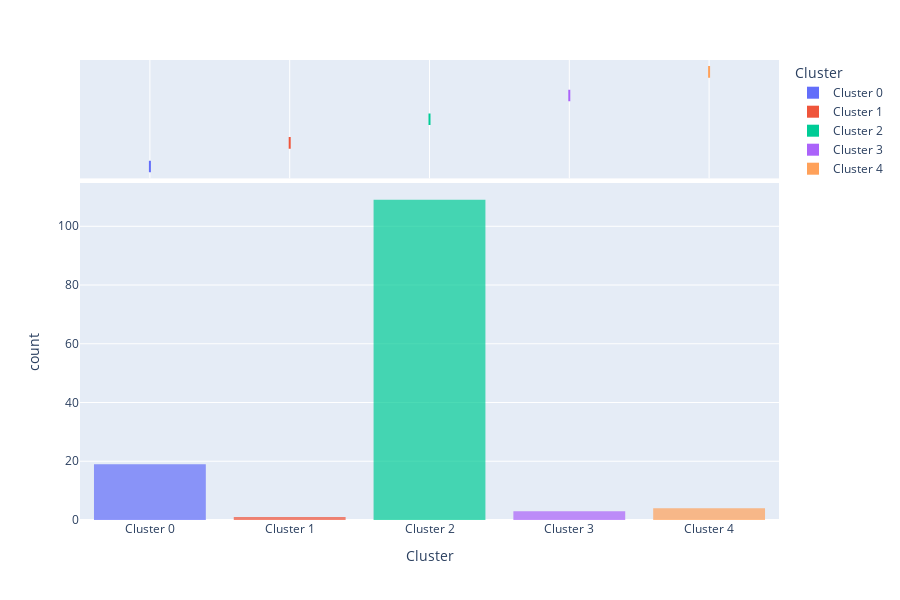

The notebook cell this image was saved under:
### Code cell
plot_model(model_kmeans, plot = 'distribution')

### Figure 1 — Plotly figure (JSON) as saved in the notebook; plotly's stock layout.template omitted (floating-point values rounded to 4 significant figures; data arrays with more than 128 entries replaced by an {"elided": "..."} marker saying what was removed)
{"data": [{"alignmentgroup": "True", "bingroup": "x", "hovertemplate": "Cluster=%{x}<br>count=%{y}<extra></extra>", "legendgroup": "Cluster 0", "marker": {"color": "#636efa", "opacity": 0.7, "pattern": {"shape": ""}}, "name": "Cluster 0", "offsetgroup": "Cluster 0", "orientation": "v", "showlegend": true, "type": "histogram", "x": ["Cluster 0", "Cluster 0", "Cluster 0", "Cluster 0", "Cluster 0", "Cluster 0", "Cluster 0", "Cluster 0", "Cluster 0", "Cluster 0", "Cluster 0", "Cluster 0", "Cluster 0", "Cluster 0", "Cluster 0", "Cluster 0", "Cluster 0", "Cluster 0", "Cluster 0"], "xaxis": "x", "yaxis": "y"}, {"alignmentgroup": "True", "customdata": {"elided": "19x7 mixed values"}, "hovertemplate": "Cluster=%{x}<br>Codigo distrito=%{customdata[0]}<br>Nombre tipo zona=%{customdata[1]}<br>Nit cliente-sucursal=%{customdata[2]}<br>Recency=%{customdata[3]}<br>Monetary=%{customdata[4]}<br>Frequency=%{customdata[5]}<br>Distrito-Nombretipozona=%{customdata[6]}<extra></extra>", "legendgroup": "Cluster 0", "marker": {"color": "#636efa"}, "name": "Cluster 0", "notched": true, "offsetgroup": "Cluster 0", "showlegend": false, "type": "box", "x": ["Cluster 0", "Cluster 0", "Cluster 0", "Cluster 0", "Cluster 0", "Cluster 0", "Cluster 0", "Cluster 0", "Cluster 0", "Cluster 0", "Cluster 0", "Cluster 0", "Cluster 0", "Cluster 0", "Cluster 0", "Cluster 0", "Cluster 0", "Cluster 0", "Cluster 0"], "xaxis": "x2", "yaxis": "y2"}, {"alignmentgroup": "True", "bingroup": "x", "hovertemplate": "Cluster=%{x}<br>count=%{y}<extra></extra>", "legendgroup": "Cluster 1", "marker": {"color": "#EF553B", "opacity": 0.7, "pattern": {"shape": ""}}, "name": "Cluster 1", "offsetgroup": "Cluster 1", "orientation": "v", "showlegend": true, "type": "histogram", "x": ["Cluster 1"], "xaxis": "x", "yaxis": "y"}, {"alignmentgroup": "True", "customdata": [[90, "Mayorista", "809011022-1", 24, 2432909, 24, "90-Mayorista"]], "hovertemplate": "Cluster=%{x}<br>Codigo distrito=%{customdata[0]}<br>Nombre tipo zona=%{customdata[1]}<br>Nit cliente-sucursal=%{customdata[2]}<br>Recency=%{customdata[3]}<br>Monetary=%{customdata[4]}<br>Frequency=%{customdata[5]}<br>Distrito-Nombretipozona=%{customdata[6]}<extra></extra>", "legendgroup": "Cluster 1", "marker": {"color": "#EF553B"}, "name": "Cluster 1", "notched": true, "offsetgroup": "Cluster 1", "showlegend": false, "type": "box", "x": ["Cluster 1"], "xaxis": "x2", "yaxis": "y2"}, {"alignmentgroup": "True", "bingroup": "x", "hovertemplate": "Cluster=%{x}<br>count=%{y}<extra></extra>", "legendgroup": "Cluster 2", "marker": {"color": "#00cc96", "opacity": 0.7, "pattern": {"shape": ""}}, "name": "Cluster 2", "offsetgroup": "Cluster 2", "orientation": "v", "showlegend": true, "type": "histogram", "x": ["Cluster 2", "Cluster 2", "Cluster 2", "Cluster 2", "Cluster 2", "Cluster 2", "Cluster 2", "Cluster 2", "Cluster 2", "Cluster 2", "Cluster 2", "Cluster 2", "Cluster 2", "Cluster 2", "Cluster 2", "Cluster 2", "Cluster 2", "Cluster 2", "Cluster 2", "Cluster 2", "Cluster 2", "Cluster 2", "Cluster 2", "Cluster 2", "Cluster 2", "Cluster 2", "Cluster 2", "Cluster 2", "Cluster 2", "Cluster 2", "Cluster 2", "Cluster 2", "Cluster 2", "Cluster 2", "Cluster 2", "Cluster 2", "Cluster 2", "Cluster 2", "Cluster 2", "Cluster 2", "Cluster 2", "Cluster 2", "Cluster 2", "Cluster 2", "Cluster 2", "Cluster 2", "Cluster 2", "Cluster 2", "Cluster 2", "Cluster 2", "Cluster 2", "Cluster 2", "Cluster 2", "Cluster 2", "Cluster 2", "Cluster 2", "Cluster 2", "Cluster 2", "Cluster 2", "Cluster 2", "Cluster 2", "Cluster 2", "Cluster 2", "Cluster 2", "Cluster 2", "Cluster 2", "Cluster 2", "Cluster 2", "Cluster 2", "Cluster 2", "Cluster 2", "Cluster 2", "Cluster 2", "Cluster 2", "Cluster 2", "Cluster 2", "Cluster 2", "Cluster 2", "Cluster 2", "Cluster 2", "Cluster 2", "Cluster 2", "Cluster 2", "Cluster 2", "Cluster 2", "Cluster 2", "Cluster 2", "Cluster 2", "Cluster 2", "Cluster 2", "Cluster 2", "Cluster 2", "Cluster 2", "Cluster 2", "Cluster 2", "Cluster 2", "Cluster 2", "Cluster 2", "Cluster 2", "Cluster 2", "Cluster 2", "Cluster 2", "Cluster 2", "Cluster 2", "Cluster 2", "Cluster 2", "Cluster 2", "Cluster 2", "Cluster 2"], "xaxis": "x", "yaxis": "y"}, {"alignmentgroup": "True", "customdata": {"elided": "109x7 mixed values"}, "hovertemplate": "Cluster=%{x}<br>Codigo distrito=%{customdata[0]}<br>Nombre tipo zona=%{customdata[1]}<br>Nit cliente-sucursal=%{customdata[2]}<br>Recency=%{customdata[3]}<br>Monetary=%{customdata[4]}<br>Frequency=%{customdata[5]}<br>Distrito-Nombretipozona=%{customdata[6]}<extra></extra>", "legendgroup": "Cluster 2", "marker": {"color": "#00cc96"}, "name": "Cluster 2", "notched": true, "offsetgroup": "Cluster 2", "showlegend": false, "type": "box", "x": ["Cluster 2", "Cluster 2", "Cluster 2", "Cluster 2", "Cluster 2", "Cluster 2", "Cluster 2", "Cluster 2", "Cluster 2", "Cluster 2", "Cluster 2", "Cluster 2", "Cluster 2", "Cluster 2", "Cluster 2", "Cluster 2", "Cluster 2", "Cluster 2", "Cluster 2", "Cluster 2", "Cluster 2", "Cluster 2", "Cluster 2", "Cluster 2", "Cluster 2", "Cluster 2", "Cluster 2", "Cluster 2", "Cluster 2", "Cluster 2", "Cluster 2", "Cluster 2", "Cluster 2", "Cluster 2", "Cluster 2", "Cluster 2", "Cluster 2", "Cluster 2", "Cluster 2", "Cluster 2", "Cluster 2", "Cluster 2", "Cluster 2", "Cluster 2", "Cluster 2", "Cluster 2", "Cluster 2", "Cluster 2", "Cluster 2", "Cluster 2", "Cluster 2", "Cluster 2", "Cluster 2", "Cluster 2", "Cluster 2", "Cluster 2", "Cluster 2", "Cluster 2", "Cluster 2", "Cluster 2", "Cluster 2", "Cluster 2", "Cluster 2", "Cluster 2", "Cluster 2", "Cluster 2", "Cluster 2", "Cluster 2", "Cluster 2", "Cluster 2", "Cluster 2", "Cluster 2", "Cluster 2", "Cluster 2", "Cluster 2", "Cluster 2", "Cluster 2", "Cluster 2", "Cluster 2", "Cluster 2", "Cluster 2", "Cluster 2", "Cluster 2", "Cluster 2", "Cluster 2", "Cluster 2", "Cluster 2", "Cluster 2", "Cluster 2", "Cluster 2", "Cluster 2", "Cluster 2", "Cluster 2", "Cluster 2", "Cluster 2", "Cluster 2", "Cluster 2", "Cluster 2", "Cluster 2", "Cluster 2", "Cluster 2", "Cluster 2", "Cluster 2", "Cluster 2", "Cluster 2", "Cluster 2", "Cluster 2", "Cluster 2", "Cluster 2"], "xaxis": "x2", "yaxis": "y2"}, {"alignmentgroup": "True", "bingroup": "x", "hovertemplate": "Cluster=%{x}<br>count=%{y}<extra></extra>", "legendgroup": "Cluster 3", "marker": {"color": "#ab63fa", "opacity": 0.7, "pattern": {"shape": ""}}, "name": "Cluster 3", "offsetgroup": "Cluster 3", "orientation": "v", "showlegend": true, "type": "histogram", "x": ["Cluster 3", "Cluster 3", "Cluster 3"], "xaxis": "x", "yaxis": "y"}, {"alignmentgroup": "True", "customdata": [[90, "Mayorista", "900241288-1", 24, 788702, 24, "90-Mayorista"], [90, "Mayorista", "900363900-1", 24, 631901, 23, "90-Mayorista"], [90, "Mayorista", "93386132-1", 22, 721928, 19, "90-Mayorista"]], "hovertemplate": "Cluster=%{x}<br>Codigo distrito=%{customdata[0]}<br>Nombre tipo zona=%{customdata[1]}<br>Nit cliente-sucursal=%{customdata[2]}<br>Recency=%{customdata[3]}<br>Monetary=%{customdata[4]}<br>Frequency=%{customdata[5]}<br>Distrito-Nombretipozona=%{customdata[6]}<extra></extra>", "legendgroup": "Cluster 3", "marker": {"color": "#ab63fa"}, "name": "Cluster 3", "notched": true, "offsetgroup": "Cluster 3", "showlegend": false, "type": "box", "x": ["Cluster 3", "Cluster 3", "Cluster 3"], "xaxis": "x2", "yaxis": "y2"}, {"alignmentgroup": "True", "bingroup": "x", "hovertemplate": "Cluster=%{x}<br>count=%{y}<extra></extra>", "legendgroup": "Cluster 4", "marker": {"color": "#FFA15A", "opacity": 0.7, "pattern": {"shape": ""}}, "name": "Cluster 4", "offsetgroup": "Cluster 4", "orientation": "v", "showlegend": true, "type": "histogram", "x": ["Cluster 4", "Cluster 4", "Cluster 4", "Cluster 4"], "xaxis": "x", "yaxis": "y"}, {"alignmentgroup": "True", "customdata": [[90, "Mayorista", "901391713-1", 24, 434553, 17, "90-Mayorista"], [90, "Mayorista", "19280328-1", 24, 441186, 24, "90-Mayorista"], [90, "Mayorista", "890701033-1", 24, 342816, 20, "90-Mayorista"], [90, "Mayorista", "900396551-1", 24, 255537, 24, "90-Mayorista"]], "hovertemplate": "Cluster=%{x}<br>Codigo distrito=%{customdata[0]}<br>Nombre tipo zona=%{customdata[1]}<br>Nit cliente-sucursal=%{customdata[2]}<br>Recency=%{customdata[3]}<br>Monetary=%{customdata[4]}<br>Frequency=%{customdata[5]}<br>Distrito-Nombretipozona=%{customdata[6]}<extra></extra>", "legendgroup": "Cluster 4", "marker": {"color": "#FFA15A"}, "name": "Cluster 4", "notched": true, "offsetgroup": "Cluster 4", "showlegend": false, "type": "box", "x": ["Cluster 4", "Cluster 4", "Cluster 4", "Cluster 4"], "xaxis": "x2", "yaxis": "y2"}], "layout": {"barmode": "relative", "height": 600, "legend": {"title": {"text": "Cluster"}, "tracegroupgap": 0}, "margin": {"t": 60}, "xaxis": {"anchor": "y", "categoryarray": ["Cluster 0", "Cluster 1", "Cluster 2", "Cluster 3", "Cluster 4"], "categoryorder": "array", "domain": [0, 1], "title": {"text": "Cluster"}}, "xaxis2": {"anchor": "y2", "domain": [0, 1], "matches": "x", "showgrid": true, "showticklabels": false}, "yaxis": {"anchor": "x", "domain": [0, 0.7326], "title": {"text": "count"}}, "yaxis2": {"anchor": "x2", "domain": [0.7426, 1], "matches": "y2", "showgrid": false, "showline": false, "showticklabels": false, "ticks": ""}}}
